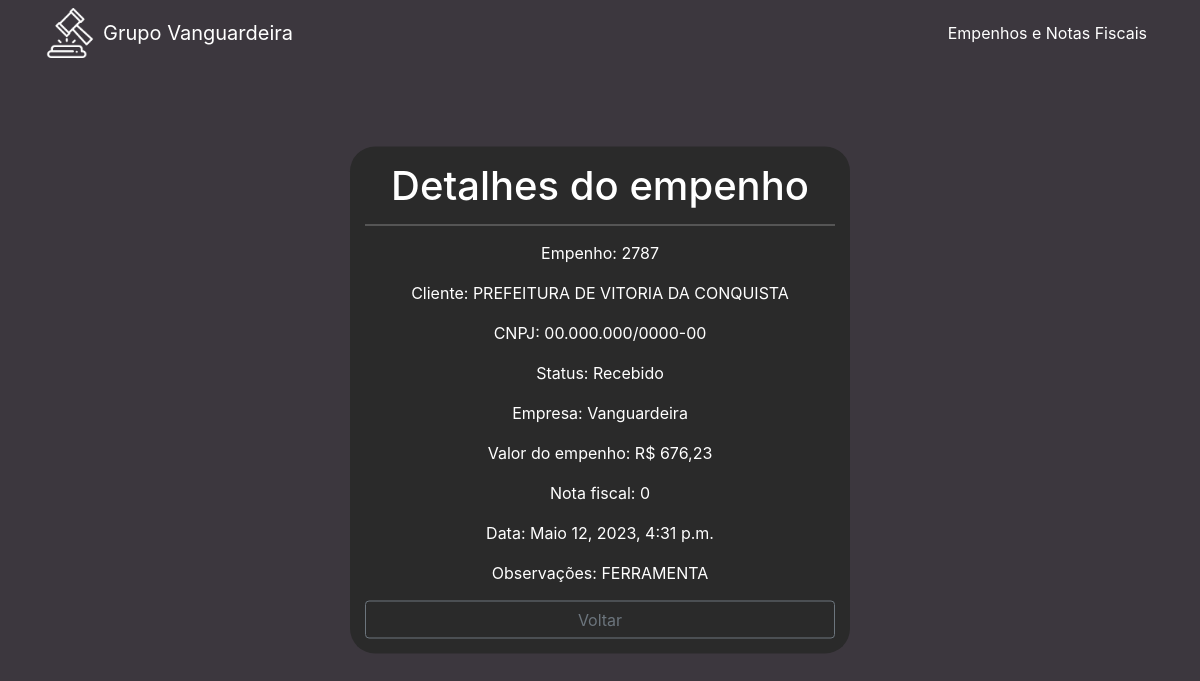
Page /detalhe/441/ on the earlier database version.
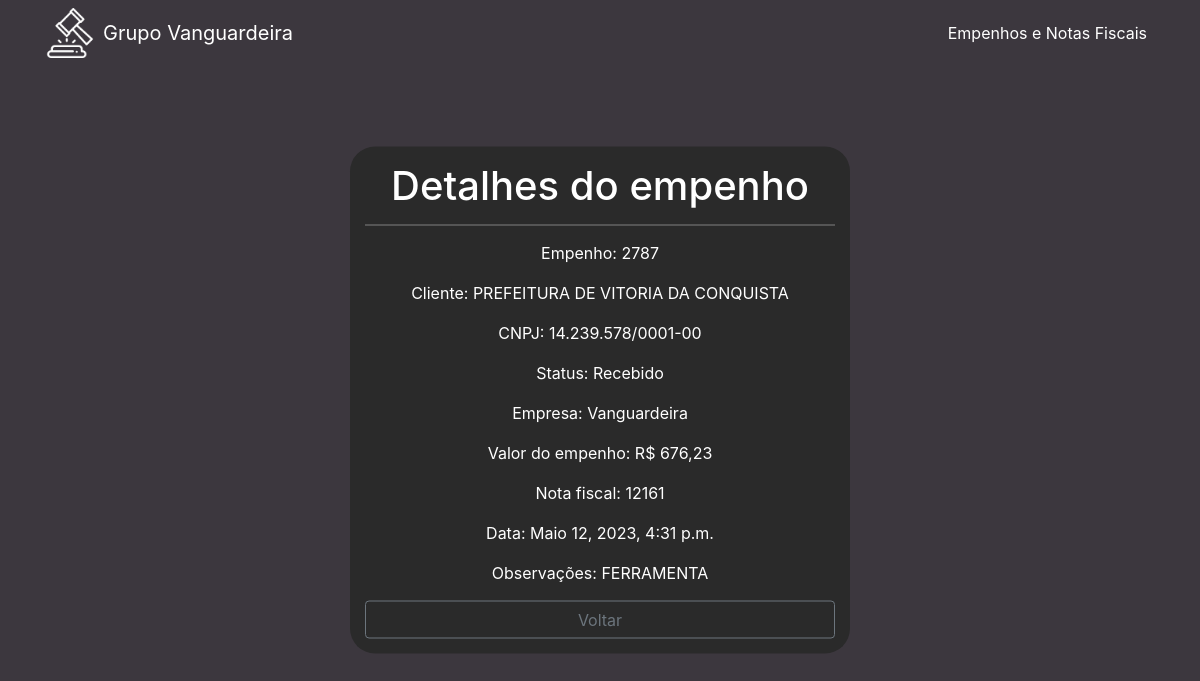
Same page on the later database version.
### cliente/models.py (models this page shows, shortened)
class Cliente(models.Model):
    numero = models.CharField(max_length=255)
    nome = models.CharField(max_length=255)
    cnpj = models.CharField(max_length=255)
    data_criacao = models.DateTimeField(default=timezone.now)
    categoria = models.ForeignKey(Categoria, on_delete=models.DO_NOTHING)
    empresa = models.ForeignKey(Empresa, on_delete=models.DO_NOTHING)
    empenho = models.FileField(upload_to='empenhos/', max_length=500)
    nfe = models.FileField(upload_to='notas/', max_length=500, default='0', blank=True)
    n_nfe = models.CharField(max_length=255, blank=True)
    descricao = models.TextField(blank=True)
    valor = models.CharField(max_length=255)

class Categoria(models.Model):
    nome = models.CharField(max_length=255)
    def __str__(self):
        return self.nome

class Empresa(models.Model):
    nome = models.CharField(max_length=255)
    def __str__(self):
        return self.nome

### cliente/views.py (the view)
# urls.py: path('detalhe/<int:pk>/', views.detalhe, name="detalhe"),
def detalhe(request, pk):
    cliente = Cliente.objects.get(pk=pk)
    return render(request, 'cliente/detalhe.html', {'cliente': cliente})

### cliente/templates/cliente/detalhe.html
{% extends 'base.html' %}
{% block conteudo %}
<div class="contents">
    <h1>Detalhes do empenho</h1>
    <div class="contents-info">
        <p>Empenho: {{ cliente.numero }}</p>
        <p>Cliente: {{ cliente.nome }}</p>
        <p>CNPJ: {{ cliente.cnpj }}</p>
        <p>Status: {{ cliente.categoria }}</p>
        <p>Empresa: {{ cliente.empresa }}</p>
        <p>Valor do empenho: R$ {{ cliente.valor }}</p>
        <p>Nota fiscal: {{ cliente.n_nfe }}</p>
        <p>Data: {{ cliente.data_criacao }}</p>
        <p>Observações: {{ cliente.descricao }}</p>
        <a href="{{ request.META.HTTP_REFERER }}" class="btn btn-outline-secondary" style="width: 100%">Voltar</a>
    </div>
</div>
{% endblock%}

### templates/base.html (shortened to what this page needs)
{% load static %}
<!DOCTYPE html>
<html lang="pt-br">
<head>
  {% include 'partials/_head.html' %}
</head>
<body>
  {% include 'partials/_nav.html' %}
  {% block conteudo %}{% endblock %}
</body>
</html>

### templates/partials/_head.html (shortened to what this page needs)
{% load static %}
<link href="https://cdn.jsdelivr.net/npm/bootstrap@5.3.0-alpha1/dist/css/bootstrap.min.css" rel="stylesheet">
<link href="{% static 'vendor/bootstrap/css/bootstrap.min.css' %}" rel="stylesheet">
<link rel="stylesheet" href="{% static 'vendor/css/style.css' %}">
<link rel="stylesheet" href="https://cdn.jsdelivr.net/npm/bootstrap-icons@1.10.3/font/bootstrap-icons.css">

### templates/partials/_nav.html (shortened to what this page needs)
{% load static %}
<nav class="navbar navbar-expand-lg navbar-dark bg-dark static-top">
    <div class="container">
      <img class="mr-2" src="{% static 'img/vanguardeira.png'%}" style="width: 50px; height: 50px; filter: invert(100%)">
      <a class="navbar-brand" href="#">Grupo Vanguardeira</a>
      <div class="collapse navbar-collapse" id="navbarResponsive">
        <ul class="navbar-nav ml-auto">
          <li class="nav-item">
            <a class="nav-link active" href="{% url 'cliente' %}">Empenhos e Notas Fiscais</a>
          </li>
        </ul>
      </div>
    </div>
  </nav>

Differences in the rows shown:
changed Cliente "PREFEITURA DE VITORIA DA CONQUISTA": cnpj "00.000.000/0000-00" → "14.239.578/0001-00"; n_nfe "0" → "12161"
